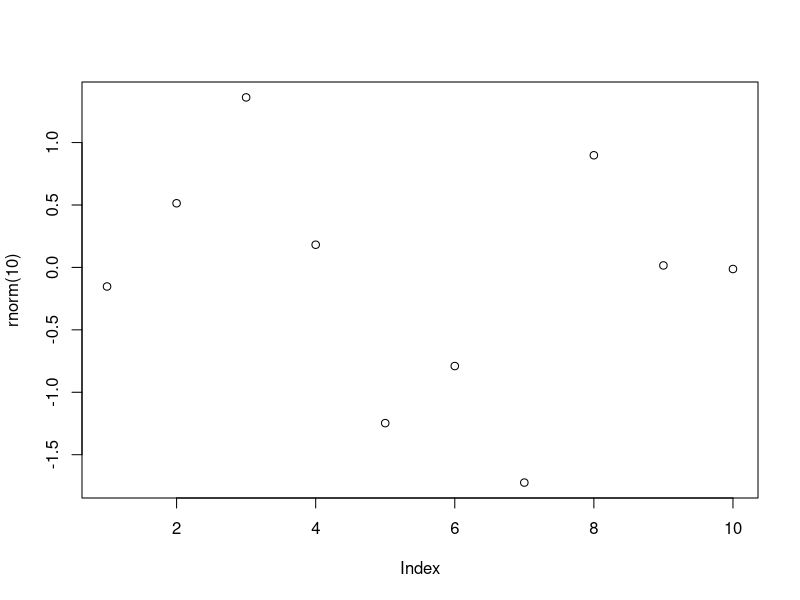

Here is the R script that generated this plot:
## ---- chunk 1
plot(rnorm(10))
